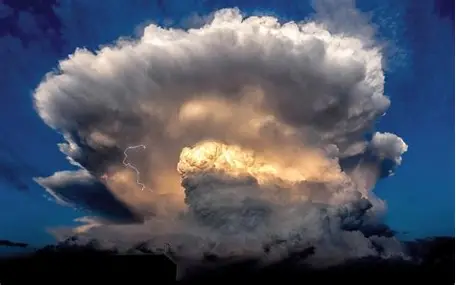
#> input picture assets-src/pixel-practice/r30-cumulonimbus/ref-photo.png, 456 x 285 px
$ python shape.py
#> lines starting #> are read from the running program, lines starting #| are printed output that depends on the picture
"""積乱雲の形を、ガラッと変える（2026-10-05、人間の指示「似たような感じで、形をガラッと変えてみよう」）。
写真の雲の、色・もくもく・光り方（中の金色）はそのままに、形だけを「かなとこ雲」（上がたいらに横へ大きく広がる、
背の高い積乱雲）に変える。
- 写真の雲を、横の段ごとに見て（その段の雲の左はしと右はし）、新しい形の同じ段の左はしと右はしへ、横にのばしたり
  ちぢめたりして写す（雲のふちのもくもくは、ふちに写るので、ふちらしさが残る）。
- 縦は、新しい形の「かなとこ（上の広がり）」には写真の雲の上のほう、「柱（まん中）」には写真のまん中（金色に光る所）、
  「すそ（下の広がり）」には写真の下のほうを写す。
- そのあとの、ドットにするやり方（なめらかな色・やわらかいふち・消えていく底）は、natural.py / wide.py と同じ。
絵は 352×256。書き出しは shape-*.txt / pal-shape-*.json / shape.png（いまゲームの雲は変えない）。"""
import json
import math
from PIL import Image, ImageFilter

src = Image.open("ref-photo.png").convert("RGB")
#> src is the input picture: PIL image 456x285 RGB; mean R, G, B 80.3, 85.6, 100.1
crop = src.crop((28, 0, 412, 262))
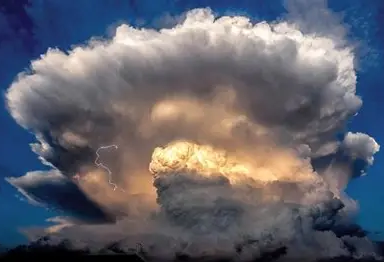
#> crop: PIL image 384x262 RGB; mean R, G, B 98.4, 99, 108.7
CW, CH = crop.size
#> CW = 384; CH = 262
cpx = crop.load()
# 写真の雲の、段ごとの左はし・右はし（いちばん大きなかたまりで）
cm = [[(cpx[x, y][2] - cpx[x, y][0]) < 44 for x in range(CW)] for y in range(CH)]
#> cm = 262 items
seen = [[False] * CW for _ in range(CH)]
big = []
for y0 in range(CH):
    for x0 in range(CW):
        if cm[y0][x0] and not seen[y0][x0]:
            comp, st = [], [(x0, y0)]
            seen[y0][x0] = True
            while st:
                x, y = st.pop()
                comp.append((x, y))
                for nx, ny in ((x + 1, y), (x - 1, y), (x, y + 1), (x, y - 1)):
                    if 0 <= nx < CW and 0 <= ny < CH and cm[ny][nx] and not seen[ny][nx]:
                        seen[ny][nx] = True
                        st.append((nx, ny))
            if len(comp) > len(big):
                big = comp
ext = {}
for x, y in big:
    a, b = ext.get(y, (x, x))
    ext[y] = (min(a, x), max(b, x))
ys = sorted(ext)
#> ys = 256 values from 6 to 261
TOP, BOT = ys[0], min(ys[-1], CH - 1)
#> TOP = 6; BOT = 261


def src_ext(sy):
    sy = max(TOP, min(BOT, int(round(sy))))
    ls, rs = [], []
    for k in range(-3, 4):                     # 上下の段とならす
        e = ext.get(sy + k)
        if e:
            ls.append(e[0])
            rs.append(e[1])
    return sum(ls) / len(ls), sum(rs) / len(rs)


W, H = 352, 256
CXo = 176


def hsh(x, y):
    n = (x * 374761393 + y * 668265263) & 0xFFFFFFFF
    n = (n ^ (n >> 13)) * 1274126177 & 0xFFFFFFFF
    return (n & 0xFFFF) / 65535


def noise(x, s, k=7):
    i = math.floor(x / s)
    f = x / s - i
    a, b = hsh(i, k), hsh(i + 1, k)
    return a + (b - a) * f * f * (3 - 2 * f)


def shape(y):
    """新しい形（その段の左はし・右はし）と、写す写真の段。かなとこ・柱・すそ。"""
    if y < 12 or y > 252:
        return None
    if y < 64:                                  # かなとこ: 上はまるく、すぐ横へ大きく広がる。右へ長くのびる
        t = (y - 12) / 52
        hw = 30 + 140 * math.sin(min(1.0, t * 1.5) * math.pi / 2) ** 0.7
        l, r = CXo - hw * 0.82, CXo + hw * 1.0
        sy = TOP + (y - 12) / 52 * 50
    elif y < 92:                                # かなとこの下側: 柱へ向かってすぼまる
        t = (y - 64) / 28
        hw = 170 - 100 * math.sin(t * math.pi / 2)
        l, r = CXo - hw * 0.82 + t * 6, CXo + hw
        sy = TOP + 50 + t * 25
    elif y < 196:                               # 柱: 少しふくらむ（金色に光る所）
        t = (y - 92) / 104
        hw = 70 + 16 * math.sin(t * math.pi)
        l, r = CXo - hw + 6, CXo + hw + 4
        sy = TOP + 75 + t * (BOT - TOP - 75 - 40)
    else:                                       # すそ: 横に広がって、たいらに
        t = (y - 196) / 56
        hw = 74 + 44 * math.sin(min(1.0, t * 1.7) * math.pi / 2)
        if t > 0.8:
            hw *= 1 - (t - 0.8) * 1.1               # 底のかどは丸く
        l, r = CXo - hw * 1.08, CXo + hw
        sy = BOT - 40 + t * 40
    j = (noise(y, 6, 11) - 0.5) * 10           # ふちのゆらぎ
    return l + j, r - j * 0.6, sy


small = Image.new("RGB", (W, H), (36, 70, 150))
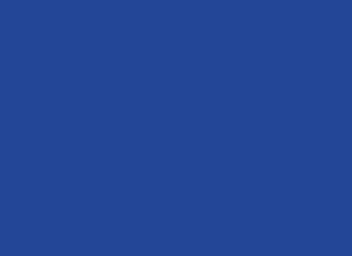
#> small: PIL image 352x256 RGB; mean R, G, B 36, 70, 150
px = small.load()
for y in range(H):
    sh = shape(y)
    if not sh:
        continue
    l, r, sy = sh
    sl, sr = src_ext(sy)
    m = 0.12 * (r - l)                           # ふちの外も少し写す（空とまざる、やわらかいふち）
    for x in range(max(0, int(l - m)), min(W, int(r + m) + 1)):
        u = (x + 0.5 - l) / (r - l)
        sx = sl + u * (sr - sl)
        if 0 <= sx < CW - 1:
            ix = int(sx)
            fx = sx - ix
            iy = max(0, min(CH - 1, int(round(sy))))
            a, b = cpx[ix, iy], cpx[ix + 1, iy]
            px[x, y] = tuple(int(a[k] * (1 - fx) + b[k] * fx) for k in range(3))
small = small.filter(ImageFilter.MedianFilter(3))
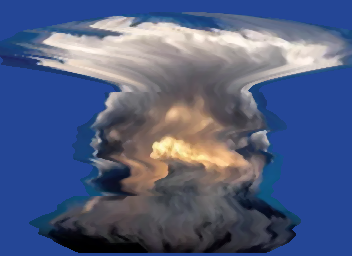
#> small: PIL image 352x256 RGB; mean R, G, B 80.6, 93.3, 128.7
px = small.load()
w, h = W, H
S = 256
SW = 352
BAYER = [[0.125, 0.625], [0.875, 0.375]]


def hsh(x, y):
    n = (x * 374761393 + y * 668265263) & 0xFFFFFFFF
    n = (n ^ (n >> 13)) * 1274126177 & 0xFFFFFFFF
    return (n & 0xFFFF) / 65535


def noise(x, s):
    i = math.floor(x / s)
    f = x / s - i
    a, b = hsh(i, 7), hsh(i + 1, 7)
    return a + (b - a) * f * f * (3 - 2 * f)


# 雲らしさ（0=空 1=雲）
def cloudness(r, g, b):
    return max(0.0, min(1.0, (78 - (b - r)) / 34))

alpha = [[cloudness(*px[x, y]) for x in range(w)] for y in range(h)]
#> alpha = 256 items
for x in range(w):                                   # 底: 下へ行くほどうすくなり、市松で消えていく（まっすぐ切れない）
    depth = 6 + noise(x, 30) * 8
    for y in range(h - 16, h):
        k = (h - 1 - y) / depth
        if k < 1:
            alpha[y][x] = min(alpha[y][x], 0.3 + 0.32 * k)
# 上の方で、空の青が多くまざった所（写真の右上の、うすいかすみ）は、うすい雲にする（四角い面に見えないよう）
for y in range(int(h * 0.4)):
    for x in range(w):
        r, g, b = px[x, y]
        if b - r > 36:
            alpha[y][x] = min(alpha[y][x], 0.5)
solid = [[alpha[y][x] >= 0.62 for x in range(w)] for y in range(h)]
#> solid = 256 items
thin = [[0.3 <= alpha[y][x] < 0.62 for x in range(w)] for y in range(h)]
#> thin = 256 items
# 雲の本体（いちばん大きなかたまり）
seen = [[False] * w for _ in range(h)]
best = []
for y0 in range(h):
    for x0 in range(w):
        if solid[y0][x0] and not seen[y0][x0]:
            comp, st = [], [(x0, y0)]
            seen[y0][x0] = True
            while st:
                x, y = st.pop()
                comp.append((x, y))
                for nx, ny in ((x + 1, y), (x - 1, y), (x, y + 1), (x, y - 1)):
                    if 0 <= nx < w and 0 <= ny < h and solid[ny][nx] and not seen[ny][nx]:
                        seen[ny][nx] = True
                        st.append((nx, ny))
            if len(comp) > len(best):
                best = comp
#> after the loop, best = 44393 items; seen = 256 items
body = set(best)
#> body = 44393 items
# うすい雲は、本体から2ドット以内だけ
near = set()
for (x, y) in body:
    for dy in range(-2, 3):
        for dx in range(-2, 3):
            near.add((x + dx, y + dy))
#> this loop made 44393 passes
#> (x, y) on passes 1 to 3: (165, 216), (113, 26), (206, 217)
#> after the loop, near = 47780 items
# 色を32色に（本体の色から）
pts = [px[x, y] for (x, y) in body]
#> pts = 44393 items
tmp = Image.new("RGB", (len(pts), 1))
tmp.putdata(pts)
q = tmp.quantize(colors=32, method=Image.MEDIANCUT, kmeans=4)
pal = q.getpalette()[:32 * 3]
#> pal = 96 values, max 249 at index 6, min 4 at index 93, mean 119
colors = [tuple(pal[i * 3:i * 3 + 3]) for i in range(32)]
#> colors = 32 items, first 6: (247, 237, 227), (232, 221, 211), (249, 222, 160), (218, 207, 200), (204, 193, 188), (234, 188, 133)


def two_nearest(c):
    d = sorted(range(32), key=lambda i: sum((colors[i][k] - c[k]) ** 2 for k in range(3)))
    return d[0], d[1]


def between(c, a, b):
    A, B = colors[a], colors[b]
    v = [B[k] - A[k] for k in range(3)]
    vv = sum(t * t for t in v) or 1
    return max(0.0, min(1.0, sum((c[k] - A[k]) * v[k] for k in range(3)) / vv))

idx = [[-1] * w for _ in range(h)]
for (x, y) in body:
    c = px[x, y]
    a, b = two_nearest(c)
    t = between(c, a, b)
    k = a
    if 0.36 < t < 0.64 and BAYER[y % 2][x % 2] < t:   # ちょうどあいだの所だけ、市松でまぜる
        k = b
    idx[y][x] = k
#> this loop made 44393 passes
#> (x, y, c, a, b, A in between, B in between, v in between) on passes 1 to 8: (165, 216, (89, 90, 97), 21, 20, (87, 86, 93), (95, 94, 101), [8, 8, 8]), (113, 26, (211, 199, 189), 4, 3, (204, 193, 188), (218, 207, 200), [14, 14, 12]), (206, 217, (68, 70, 72), 25, 24, (66, 68, 78), (77, 71, 76), [11, 3, -2]), (247, 26, (110, 118, 145), 13, 15, (123, 123, 133), (110, 112, 124), [-13, -11, -9]), (90, 42, (197, 188, 186), 4, 6, (204, 193, 188), (187, 178, 175), [-17, -15, -13]), (150, 93, (121, 117, 123), 13, 15, (123, 123, 133), (110, 112, 124), [-13, -11, -9]), (241, 211, (61, 68, 82), 25, 26, (66, 68, 78), (61, 60, 67), [-5, -8, -11]), (218, 227, (56, 55, 62), 26, 28, (61, 60, 67), (49, 48, 55), [-12, -12, -12])
#> (x, y) on passes 15 to 20: (242, 32), (85, 48), (145, 99), (219, 48), (236, 217), (122, 115)
# うすい雲（ふち）: 市松で半分だけ、明るめの色を置く
light = sorted(range(32), key=lambda i: -sum(colors[i]))
for y in range(h):
    for x in range(w):
        if thin[y][x] and (x, y) in near and (x, y) not in body and (x + y) % 2 == 0:
            c = px[x, y]
            # 空の青が少しまざった色に近い、雲の色
            a, _ = two_nearest((min(255, c[0] + 20), min(255, c[1] + 16), c[2]))
            idx[y][x] = a
# ぽつんと1ドットの色（市松でないもの）を、まわりの色に
for y in range(1, h - 1):
    for x in range(1, w - 1):
        k = idx[y][x]
        if k < 0 or (x, y) not in body:
            continue
        nb = [idx[y][x - 1], idx[y][x + 1], idx[y - 1][x], idx[y + 1][x]]
        dg = [idx[y - 1][x - 1], idx[y + 1][x + 1], idx[y - 1][x + 1], idx[y + 1][x - 1]]
        if all(n != k for n in nb) and -1 not in nb and k not in dg:
            idx[y][x] = max(set(nb), key=nb.count)
keys = "ABCDEFGHIJKLMNOPQRSTUVWXYZabcdef"
rows = ["." * SW] * (S - h) + ["".join(keys[k] if k >= 0 else "." for k in r) for r in idx]
used = sorted(set("".join(rows)) - {"."})
open("shape.txt", "w").write("\n".join(rows) + "\n")
json.dump({keys[i]: "#%02x%02x%02x" % colors[i] for i in range(32) if keys[i] in used}, open("pal-shape.json", "w"))
im = Image.new("RGBA", (SW, S), (0, 0, 0, 0))
#> im: PIL image 352x256 RGBA; every value is 0
for y, r in enumerate(rows):
    for x, ch in enumerate(r):
        if ch != ".":
            im.putpixel((x, y), colors[keys.index(ch)] + (255,))
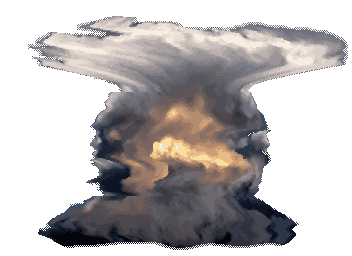
#> im: PIL image 352x256 RGBA; mean R, G, B, A 62.7, 58.8, 58.8, 128.1; transparent parts drawn white
im.save("shape.png")
print("ok colors", len(used))
#| ok colors 32

$ run again, with assets-src/pixel-practice/r30-cumulonimbus/cumulonimbus-editor.png copied over assets-src/pixel-practice/r30-cumulonimbus/ref-photo.png
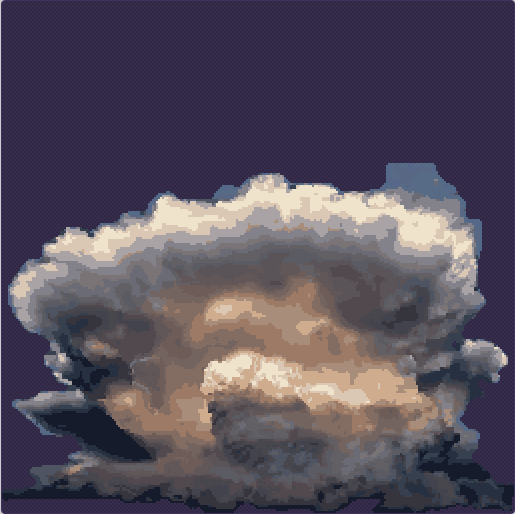
#> input picture assets-src/pixel-practice/r30-cumulonimbus/cumulonimbus-editor.png, 515 x 514 px
#> src is the input picture: PIL image 515x514 RGB; mean R, G, B 86.9, 78.4, 92.6
#> `crop = src.crop((28, 0, 412, 262))`:
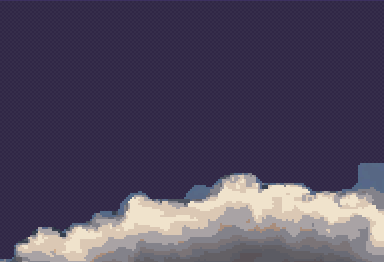
#> crop: PIL image 384x262 RGB; mean R, G, B 79.4, 71.3, 93.2
#> cm = 262 items
#> alpha = 256 items
#> after the loop `for y0 in range(h):`: best = 46398 items; seen = 256 items
#> body = 46398 items
#> the loop `for (x, y) in body:` made 46398 passes
#> (x, y) on passes 1 to 3: (165, 216), (113, 26), (206, 217)
#> after the loop `for (x, y) in body:`: near = 49351 items
#> pts = 46398 items
#> pal = 96 values, max 240 at index 0, min 39 at index 94, mean 95.67
#> colors = 32 items, first 6: (240, 227, 204), (228, 212, 191), (219, 200, 180), (207, 191, 176), (194, 180, 172), (180, 171, 168)
#> the loop `for (x, y) in body:` made 46398 passes
#> (x, y) on passes 15 to 17: (242, 32), (44, 47), (85, 48)
#> after the loop `for y, r in enumerate(rows):`:
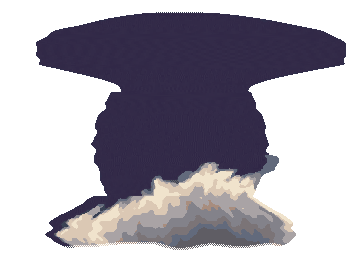
#> im: PIL image 352x256 RGBA; mean R, G, B, A 42.5, 38.4, 49.2, 132; transparent parts drawn white
#| ok colors 32

$ run again, with assets-src/pixel-practice/r30-cumulonimbus/cumulonimbus-v1.png copied over assets-src/pixel-practice/r30-cumulonimbus/ref-photo.png
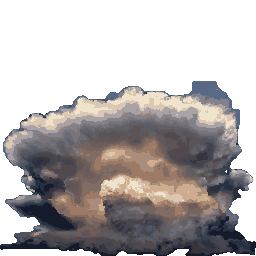
#> input picture assets-src/pixel-practice/r30-cumulonimbus/cumulonimbus-v1.png, 256 x 256 px
#> `crop = src.crop((28, 0, 412, 262))`:
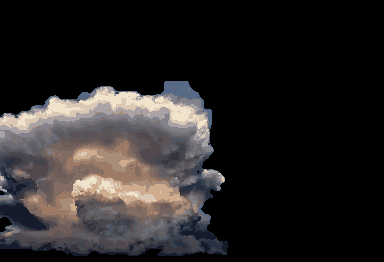
#> crop: PIL image 384x262 RGB; mean R, G, B 39.3, 36.4, 36.2
#> cm = 262 items
#> alpha = 256 items
#> after the loop `for y0 in range(h):`: best = 46142 items; seen = 256 items
#> body = 46142 items
#> the loop `for (x, y) in body:` made 46142 passes
#> (x, y) on passes 1 to 3: (165, 216), (113, 26), (206, 217)
#> after the loop `for (x, y) in body:`: near = 49110 items
#> pts = 46142 items
#> pal = 96 values, max 239 at index 0, min 0 at index 93, mean 90.02
#> colors = 32 items, first 6: (239, 226, 203), (218, 200, 180), (206, 172, 142), (170, 163, 165), (169, 141, 124), (155, 122, 102)
#> the loop `for (x, y) in body:` made 46142 passes
#> (x, y) on passes 15 to 17: (242, 32), (44, 47), (85, 48)
#> after the loop `for y, r in enumerate(rows):`:
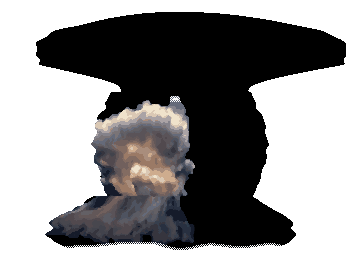
#> im: PIL image 352x256 RGBA; mean R, G, B, A 15.7, 14.7, 15, 131.3; transparent parts drawn white
#| ok colors 32
